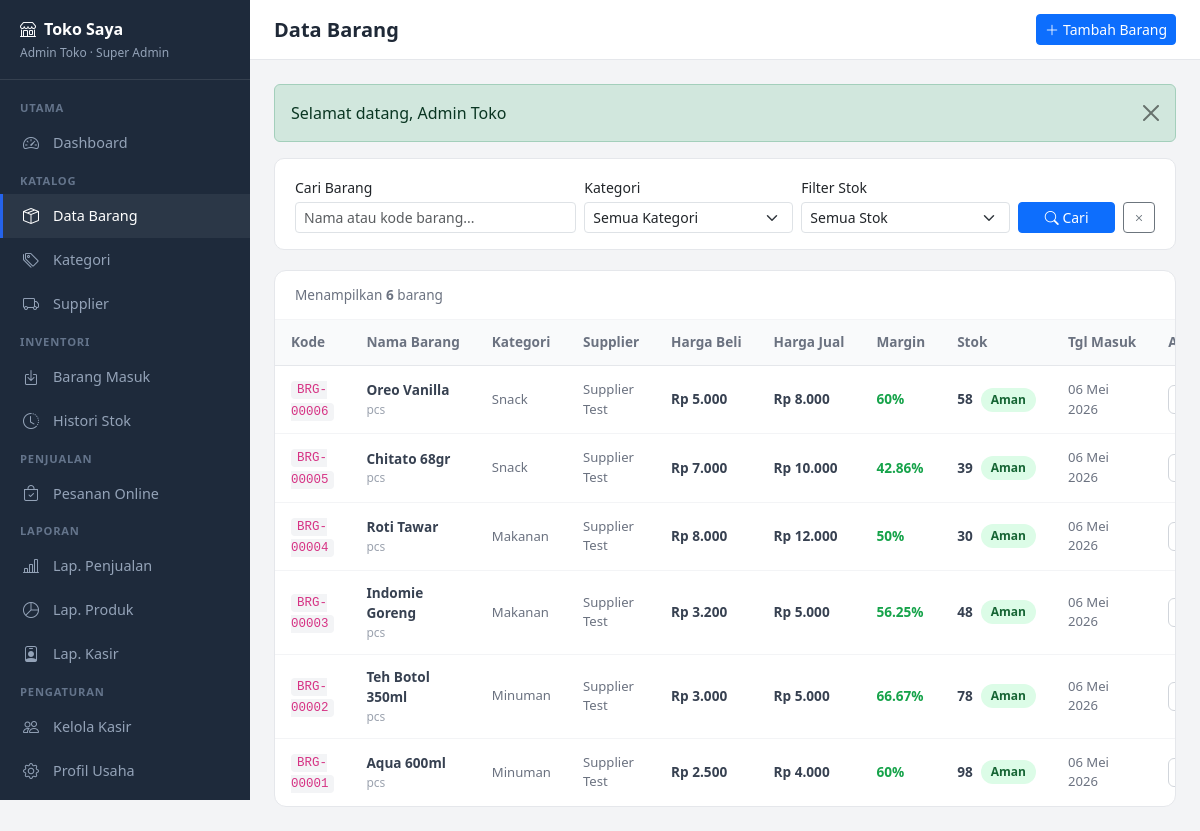
Page /admin/barang/index.php (signed in) on the committed database.
### tables this page shows
CREATE TABLE `profil_usaha` (
  `id` int(10) UNSIGNED NOT NULL,
  `user_id` int(10) UNSIGNED NOT NULL,
  `nama_toko` varchar(150) NOT NULL,
  `bidang_usaha` varchar(100) NOT NULL,
  `lama_beroperasi` int(11) NOT NULL DEFAULT 0 COMMENT 'dalam tahun',
  `provinsi` varchar(100) NOT NULL,
  `kota` varchar(100) NOT NULL,
  `kecamatan` varchar(100) NOT NULL,
  `created_at` timestamp NOT NULL DEFAULT current_timestamp()
);

CREATE TABLE `barang` (
  `id` int(10) UNSIGNED NOT NULL,
  `user_id` int(10) UNSIGNED NOT NULL COMMENT 'superadmin yang input',
  `kategori_id` int(10) UNSIGNED DEFAULT NULL,
  `supplier_id` int(10) UNSIGNED DEFAULT NULL,
  `kode_barang` varchar(50) NOT NULL,
  `nama_barang` varchar(200) NOT NULL,
  `satuan` varchar(30) NOT NULL DEFAULT 'pcs' COMMENT 'pcs, kg, liter, dll',
  `harga_beli` decimal(15,2) NOT NULL DEFAULT 0.00,
  `harga_jual` decimal(15,2) NOT NULL DEFAULT 0.00,
  `stok` int(11) NOT NULL DEFAULT 0 COMMENT 'sisa stok realtime',
  `stok_minimal` int(11) NOT NULL DEFAULT 5 COMMENT 'batas alert stok menipis',
  `tanggal_masuk` date DEFAULT NULL COMMENT 'tanggal pertama kali produk masuk',
  `created_at` timestamp NOT NULL DEFAULT current_timestamp()
);

CREATE TABLE `kategori_barang` (
  `id` int(10) UNSIGNED NOT NULL,
  `user_id` int(10) UNSIGNED NOT NULL COMMENT 'superadmin yang buat',
  `nama` varchar(100) NOT NULL,
  `created_at` timestamp NOT NULL DEFAULT current_timestamp()
);

CREATE TABLE `supplier` (
  `id` int(10) UNSIGNED NOT NULL,
  `user_id` int(10) UNSIGNED NOT NULL COMMENT 'superadmin yang input',
  `nama_supplier` varchar(150) NOT NULL,
  `no_telepon` varchar(20) DEFAULT NULL,
  `alamat` text DEFAULT NULL,
  `kota` varchar(100) DEFAULT NULL,
  `is_aktif` tinyint(1) NOT NULL DEFAULT 1,
  `created_at` timestamp NOT NULL DEFAULT current_timestamp()
);

### includes/auth_check.php (called while the page is built, shortened)
<?php
function userLogin() {
    return [
        'id'    => $_SESSION['user_id']   ?? null,
        'nama'  => $_SESSION['nama']      ?? '',
        'email' => $_SESSION['email']     ?? '',
        'role'  => $_SESSION['role']      ?? '',
        'foto'  => $_SESSION['foto']      ?? null,
    ];
}
?>

### admin/barang/index.php (the view, shortened to what this page needs)
<?php
require_once '../../includes/db.php';
require_once '../../includes/functions.php';
require_once '../../includes/auth_check.php';
$user = userLogin();
$search  = bersihkan($_GET['search'] ?? '');
$where  = "WHERE 1=1";
$params = [];
$stmt = $pdo->prepare(
    "SELECT b.*, k.nama as kategori, s.nama_supplier
     FROM barang b
     LEFT JOIN kategori_barang k ON b.kategori_id = k.id
     LEFT JOIN supplier s ON b.supplier_id = s.id
     $where
     ORDER BY b.created_at DESC"
);
$stmt->execute($params);
$barang_list = $stmt->fetchAll();
$stmt = $pdo->prepare("SELECT * FROM profil_usaha WHERE user_id = ?");
$stmt->execute([$user['id']]);
$profil = $stmt->fetch();
?>
<!DOCTYPE html>
<html lang="id">
<head>
    <link rel="stylesheet" href="https://cdn.jsdelivr.net/npm/bootstrap@5.3.0/dist/css/bootstrap.min.css">
    <link rel="stylesheet" href="https://cdn.jsdelivr.net/npm/bootstrap-icons@1.11.0/font/bootstrap-icons.css">
    <link rel="stylesheet" href="../../assets/css/admin/barang/style.css">
</head>
<body>
<aside class="sidebar" id="sidebar">
    <div class="sidebar-brand">
        <h6><i class="bi bi-shop me-2"></i><?= htmlspecialchars($profil['nama_toko'] ?? 'Toko') ?></h6>
        <small><?= htmlspecialchars($user['nama']) ?> &middot; Super Admin</small>
    </div>
    <div class="sidebar-menu">
        <div class="menu-label">Utama</div>
        <a href="../dashboard.php"><i class="bi bi-speedometer2"></i> Dashboard</a>
        <div class="menu-label">Katalog</div>
        <a href="index.php" class="active"><i class="bi bi-box-seam"></i> Data Barang</a>
        <a href="../kategori/index.php"><i class="bi bi-tags"></i> Kategori</a>
        <a href="../supplier/index.php"><i class="bi bi-truck"></i> Supplier</a>
        <div class="menu-label">Inventori</div>
        <a href="../pembelian/index.php"><i class="bi bi-box-arrow-in-down"></i> Barang Masuk</a>
        <a href="../stok/histori.php"><i class="bi bi-clock-history"></i> Histori Stok</a>
        <div class="menu-label">Penjualan</div>
        <a href="../pesanan/index.php"><i class="bi bi-bag-check"></i> Pesanan Online</a>
        <div class="menu-label">Laporan</div>
        <a href="../laporan/penjualan.php"><i class="bi bi-bar-chart-line"></i> Lap. Penjualan</a>
        <a href="../laporan/produk.php"><i class="bi bi-pie-chart"></i> Lap. Produk</a>
        <a href="../laporan/kasir.php"><i class="bi bi-person-badge"></i> Lap. Kasir</a>
        <div class="menu-label">Pengaturan</div>
        <a href="../kasir/index.php"><i class="bi bi-people"></i> Kelola Kasir</a>
        <a href="../profil/index.php"><i class="bi bi-gear"></i> Profil Usaha</a>
        <a href="../../auth/logout.php"><i class="bi bi-box-arrow-right"></i> Keluar</a>
    </div>
</aside>
<div class="main">
    <div class="topbar">
        <div class="d-flex align-items-center gap-3">
            <h5>Data Barang</h5>
        </div>
        <a href="tambah.php" class="btn btn-primary btn-sm">
            <i class="bi bi-plus-lg me-1"></i>Tambah Barang
        </a>
    </div>
    <div class="content">
        <div class="filter-bar">
            <form method="GET" class="row g-2 align-items-end">
                <div class="col-md-4">
                    <label class="form-label small fw-600 mb-1">Cari Barang</label>
                    <input type="text" name="search" class="form-control form-control-sm"
                           placeholder="Nama atau kode barang..."
                           value="<?= htmlspecialchars($search) ?>">
                </div>
                <div class="col-md-3">
                    <label class="form-label small mb-1">Kategori</label>
                    <select name="kategori" class="form-select form-select-sm">
                        <option value="">Semua Kategori</option>
                    </select>
                </div>
                <div class="col-md-3">
                    <label class="form-label small mb-1">Filter Stok</label>
                    <select name="filter" class="form-select form-select-sm">
                        <option value="">Semua Stok</option>
                    </select>
                </div>
                <div class="col-md-2 d-flex gap-2">
                    <button type="submit" class="btn btn-primary btn-sm w-100">
                        <i class="bi bi-search"></i> Cari
                    </button>
                    <a href="index.php" class="btn btn-outline-secondary btn-sm">
                        <i class="bi bi-x"></i>
                    </a>
                </div>
            </form>
        </div>
        <div class="card-box">
            <div style="padding:14px 20px;border-bottom:1px solid #f3f4f6;
                        display:flex;align-items:center;justify-content:space-between">
                <span style="font-size:.85rem;color:#6b7280">
                    Menampilkan <strong><?= count($barang_list) ?></strong> barang
                </span>
            </div>
            <?php if (empty($barang_list)): ?>
                <div class="text-center py-5 text-muted">
                    <i class="bi bi-box-seam d-block mb-2" style="font-size:2.5rem"></i>
                    <p class="mb-2">Belum ada barang</p>
                    <a href="tambah.php" class="btn btn-primary btn-sm">
                        <i class="bi bi-plus-lg me-1"></i>Tambah Barang Pertama
                    </a>
                </div>
            <?php else: ?>
                <div style="overflow-x:auto">
                    <table class="tbl">
                        <thead>
                            <tr>
                                <th>Kode</th>
                                <th>Nama Barang</th>
                                <th>Kategori</th>
                                <th>Supplier</th>
                                <th>Harga Beli</th>
                                <th>Harga Jual</th>
                                <th>Margin</th>
                                <th>Stok</th>
                                <th>Tgl Masuk</th>
                                <th>Aksi</th>
                            </tr>
                        </thead>
                        <tbody>
                            <?php foreach ($barang_list as $b):
                                $margin_persen = persentaseMargin($b['harga_beli'], $b['harga_jual']);
                                if ($b['stok'] == 0) {
                                    $stok_class = 'stok-habis';
                                    $stok_label = 'Habis';
                                } elseif ($b['stok'] <= $b['stok_minimal']) {
                                    $stok_class = 'stok-menipis';
                                    $stok_label = 'Menipis';
                                } else {
                                    $stok_class = 'stok-aman';
                                    $stok_label = 'Aman';
                                }
                            ?>
                            <tr>
                                <td>
                                    <code style="font-size:.78rem;background:#f3f4f6;
                                          padding:2px 6px;border-radius:4px">
                                        <?= htmlspecialchars($b['kode_barang']) ?>
                                    </code>
                                </td>
                                <td>
                                    <div style="font-weight:600">
                                        <?= htmlspecialchars($b['nama_barang']) ?>
                                    </div>
                                    <div style="font-size:.75rem;color:#9ca3af">
                                        <?= htmlspecialchars($b['satuan']) ?>
                                    </div>
                                </td>
                                <td style="font-size:.82rem;color:#6b7280">
                                    <?= htmlspecialchars($b['kategori'] ?? '-') ?>
                                </td>
                                <td style="font-size:.82rem;color:#6b7280">
                                    <?= htmlspecialchars($b['nama_supplier'] ?? '-') ?>
                                </td>
                                <td style="font-weight:600">
                                    <?= formatRupiah($b['harga_beli']) ?>
                                </td>
                                <td style="font-weight:600">
                                    <?= formatRupiah($b['harga_jual']) ?>
                                </td>
                                <td>
                                    <span style="color:#16a34a;font-weight:600">
                                        <?= $margin_persen ?>%
                                    </span>
                                </td>
                                <td>
                                    <div class="d-flex align-items-center gap-2">
                                        <span style="font-weight:700">
                                            <?= number_format($b['stok']) ?>
                                        </span>
                                        <span class="badge-stok <?= $stok_class ?>">
                                            <?= $stok_label ?>
                                        </span>
                                    </div>
                                </td>
                                <td style="font-size:.82rem;color:#6b7280">
                                    <?= $b['tanggal_masuk']
                                        ? formatTanggal($b['tanggal_masuk'])
                                        : '-' ?>
                                </td>
                                <td>
                                    <div class="d-flex gap-1">
                                        <a href="edit.php?id=<?= $b['id'] ?>"
                                           class="btn-aksi btn-edit">
                                        </a>
                                    </div>
                                </td>
                            </tr>
                            <?php endforeach; ?>
                        </tbody>
                    </table>
                </div>
            <?php endif; ?>
        </div>
    </div>
</div>
</body>
</html>

### assets/css/admin/barang/style.css (style rules this page uses)
:root { --sidebar-w: 250px; --primary: #2563eb; }
body { background: #f3f4f6; font-family: 'Segoe UI', sans-serif; }
.sidebar { position: fixed; top: 0; left: 0; width: var(--sidebar-w); height: 100vh; background: #1e2a3b; overflow-y: auto; z-index: 1000; }
.sidebar-brand { padding: 20px 20px 16px; border-bottom: 1px solid rgba(255,255,255,.1); }
.sidebar-brand h6 { color:#fff; font-weight:700; margin:0; }
.sidebar-brand small { color:#94a3b8; font-size:.75rem; }
.sidebar-menu { padding: 12px 0; }
.menu-label { padding: 8px 20px 4px; font-size:.7rem; font-weight:600; color:#64748b; text-transform:uppercase; letter-spacing:.8px; }
.sidebar a { display:flex; align-items:center; gap:10px; padding:10px 20px; color:#94a3b8; text-decoration:none; font-size:.9rem; border-left:3px solid transparent; transition:all .2s; }
.sidebar a:hover, .sidebar a.active { color:#fff; background:rgba(255,255,255,.06); border-left-color:var(--primary); }
.sidebar a i { font-size:1rem; width:20px; }
.main { margin-left: var(--sidebar-w); min-height: 100vh; }
.topbar { background:#fff; border-bottom:1px solid #e5e7eb; padding:14px 24px; display:flex; align-items:center; justify-content:space-between; position:sticky; top:0; z-index:100; }
.topbar h5 { margin:0; font-weight:600; color:#1f2937; }
.content { padding: 24px; }
.filter-bar { background:#fff; border:1px solid #e5e7eb; border-radius:10px; padding:16px 20px; margin-bottom:20px; }
.card-box { background:#fff; border:1px solid #e5e7eb; border-radius:12px; overflow:hidden; }
.tbl { width:100%; font-size:.85rem; }
.tbl th { background:#f9fafb; color:#6b7280; font-weight:600; padding:12px 16px; border-bottom:1px solid #e5e7eb; white-space:nowrap; }
.tbl td { padding:12px 16px; border-bottom:1px solid #f3f4f6; color:#374151; vertical-align:middle; }
.tbl tr:last-child td { border-bottom:none; }
.badge-stok { padding:3px 10px; border-radius:20px; font-size:.75rem; font-weight:600; }
.stok-aman { background:#dcfce7; color:#166534; }
.btn-aksi { padding:4px 10px; border-radius:6px; font-size:.78rem; border:1px solid; text-decoration:none; display:inline-flex; align-items:center; gap:4px; cursor:pointer; }
.btn-edit { border-color:#d1d5db; color:#374151; background:#fff; }

### rows in the picture
profil_usaha: nama_toko "Toko Saya"
barang: kode_barang "BRG-00006", nama_barang "Oreo Vanilla", satuan "pcs", kategori.nama "Snack", supplier.nama_supplier "Supplier Test", harga_beli "Rp 5.000", harga_jual "Rp 8.000", margin_persen "60", stok "58", stok_label "Aman", tanggal_masuk "06 Mei 2026"
barang: kode_barang "BRG-00005", nama_barang "Chitato 68gr", satuan "pcs", kategori.nama "Snack", supplier.nama_supplier "Supplier Test", harga_beli "Rp 7.000", harga_jual "Rp 10.000", margin_persen "42.86", stok "39", stok_label "Aman", tanggal_masuk "06 Mei 2026"
barang: kode_barang "BRG-00004", nama_barang "Roti Tawar", satuan "pcs", kategori.nama "Makanan", supplier.nama_supplier "Supplier Test", harga_beli "Rp 8.000", harga_jual "Rp 12.000", margin_persen "50", stok "30", stok_label "Aman", tanggal_masuk "06 Mei 2026"
barang: kode_barang "BRG-00003", nama_barang "Indomie Goreng", satuan "pcs", kategori.nama "Makanan", supplier.nama_supplier "Supplier Test", harga_beli "Rp 3.200", harga_jual "Rp 5.000", margin_persen "56.25", stok "48", stok_label "Aman", tanggal_masuk "06 Mei 2026"
barang: kode_barang "BRG-00002", nama_barang "Teh Botol 350ml", satuan "pcs", kategori.nama "Minuman", supplier.nama_supplier "Supplier Test", harga_beli "Rp 3.000", harga_jual "Rp 5.000", margin_persen "66.67", stok "78", stok_label "Aman", tanggal_masuk "06 Mei 2026"
barang: kode_barang "BRG-00001", nama_barang "Aqua 600ml", satuan "pcs", kategori.nama "Minuman", supplier.nama_supplier "Supplier Test", harga_beli "Rp 2.500", harga_jual "Rp 4.000", margin_persen "60", stok "98", stok_label "Aman", tanggal_masuk "06 Mei 2026"

### other values in the picture
$user['nama'] "Admin Toko"
$f['pesan'] "Selamat datang, Admin Toko"
count($barang_list) "6"
